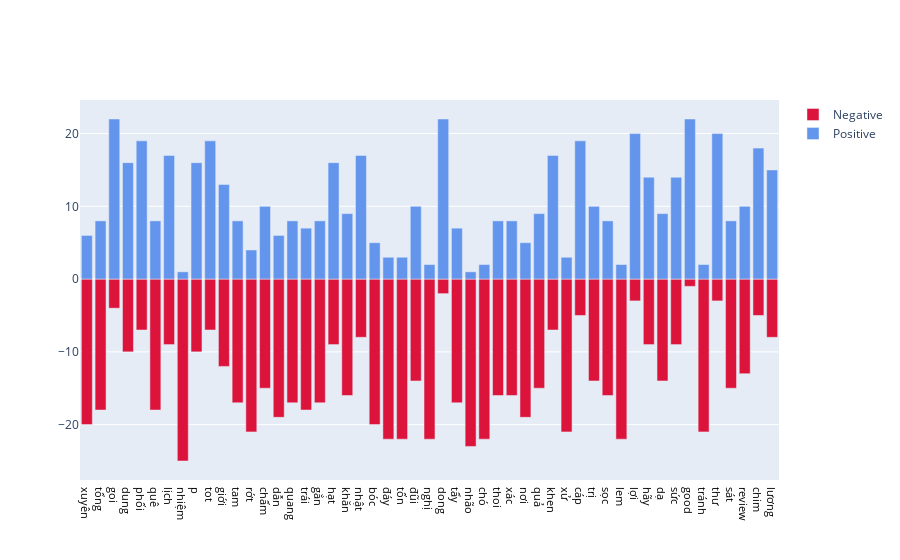

Write notebook code for a chart like this one.
### Markdown cell above
50 từ chồng chéo thuộc đoạn $[800,850]$ trên cả hai class

### Code cell
Detective.barplotTwoDirections(inter_words.loc[800:850, :])

### Figure 1 — Plotly figure (JSON) as saved in the notebook; plotly's stock layout.template omitted (floating-point values rounded to 4 significant figures)
{"data": [{"marker": {"color": "crimson"}, "name": "Negative", "type": "bar", "x": ["xuyên", "tổng", "goi", "dung", "phối", "quê", "lịch", "nhiệm", "p", "tot", "giới", "tam", "rớt", "chấm", "dẫn", "quang", "trái", "gắn", "hạt", "khăn", "nhật", "bóc", "đáy", "tốn", "đũi", "nghị", "dong", "tẩy", "nhão", "chó", "thoi", "xác", "nơi", "quả", "khen", "xử", "cáp", "trị", "sọc", "lem", "lợi", "hãy", "dạ", "sức", "good", "tránh", "thư", "sát", "review", "chim", "lương"], "y": [-20, -18, -4, -10, -7, -18, -9, -25, -10, -7, -12, -17, -21, -15, -19, -17, -18, -17, -9, -16, -8, -20, -22, -22, -14, -22, -2, -17, -23, -22, -16, -16, -19, -15, -7, -21, -5, -14, -16, -22, -3, -9, -14, -9, -1, -21, -3, -15, -13, -5, -8]}, {"marker": {"color": "cornflowerblue"}, "name": "Positive", "type": "bar", "x": ["xuyên", "tổng", "goi", "dung", "phối", "quê", "lịch", "nhiệm", "p", "tot", "giới", "tam", "rớt", "chấm", "dẫn", "quang", "trái", "gắn", "hạt", "khăn", "nhật", "bóc", "đáy", "tốn", "đũi", "nghị", "dong", "tẩy", "nhão", "chó", "thoi", "xác", "nơi", "quả", "khen", "xử", "cáp", "trị", "sọc", "lem", "lợi", "hãy", "dạ", "sức", "good", "tránh", "thư", "sát", "review", "chim", "lương"], "y": [6, 8, 22, 16, 19, 8, 17, 1, 16, 19, 13, 8, 4, 10, 6, 8, 7, 8, 16, 9, 17, 5, 3, 3, 10, 2, 22, 7, 1, 2, 8, 8, 5, 9, 17, 3, 19, 10, 8, 2, 20, 14, 9, 14, 22, 2, 20, 8, 10, 18, 15]}], "layout": {"barmode": "relative", "xaxis": {"tickfont": {"color": "black", "size": 11}}}}
